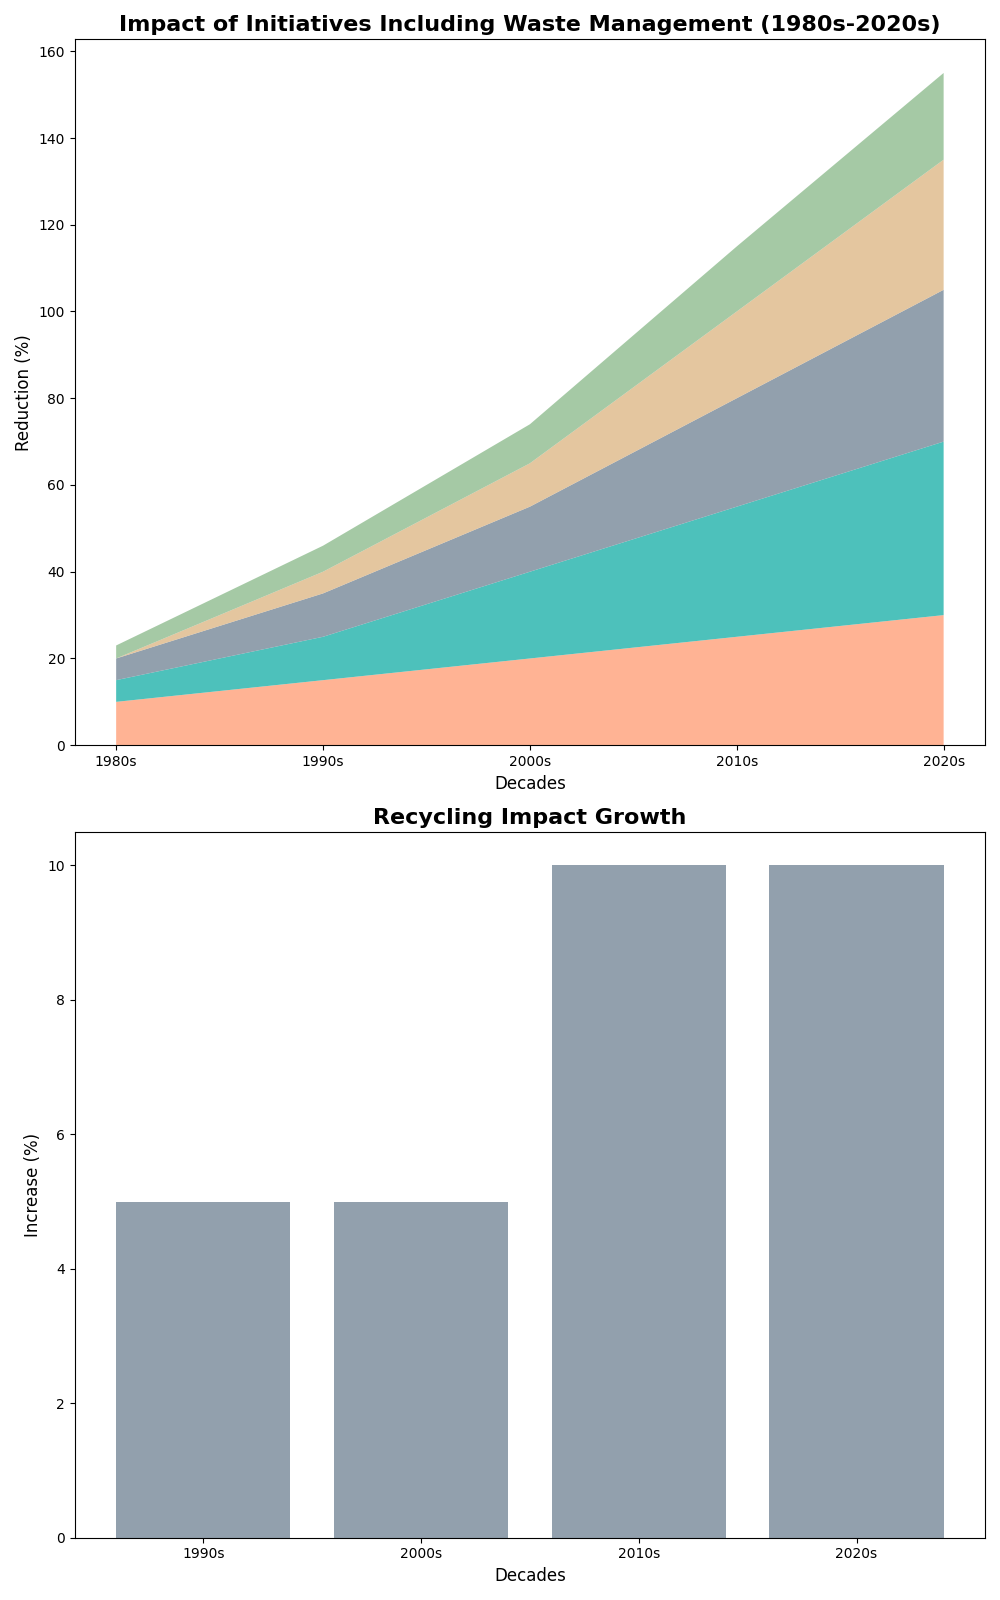

Python code for this plot:
import matplotlib.pyplot as plt
import numpy as np

decades = ['1980s', '1990s', '2000s', '2010s', '2020s']
initiatives = ['Air Quality', 'Water Treatment', 'Recycling', 'Renewable Energy', 'Waste Management']

# Adding made-up data for a new initiative: 'Waste Management'
impact = np.array([
    [10, 5, 5, 0, 3],
    [15, 10, 10, 5, 6],
    [20, 20, 15, 10, 9],
    [25, 30, 25, 20, 15],
    [30, 40, 35, 30, 20]
])

# Adding color for the new initiative
fig, (ax1, ax2) = plt.subplots(2, 1, figsize=(10, 16))

ax1.stackplot(decades, impact.T, colors=['#FFA07A', '#20B2AA', '#778899', '#DEB887', '#8FBC8F'], alpha=0.8)
ax1.set_title('Impact of Initiatives Including Waste Management (1980s-2020s)', fontsize=16, fontweight='bold')
ax1.set_xlabel('Decades', fontsize=12)
ax1.set_ylabel('Reduction (%)', fontsize=12)

recycling_growth = np.diff(impact[:, 2])
periods = ['1990s', '2000s', '2010s', '2020s']

ax2.bar(periods, recycling_growth, color='#778899', alpha=0.8)
ax2.set_title('Recycling Impact Growth', fontsize=16, fontweight='bold')
ax2.set_xlabel('Decades', fontsize=12)
ax2.set_ylabel('Increase (%)', fontsize=12)

plt.tight_layout()
plt.show()
